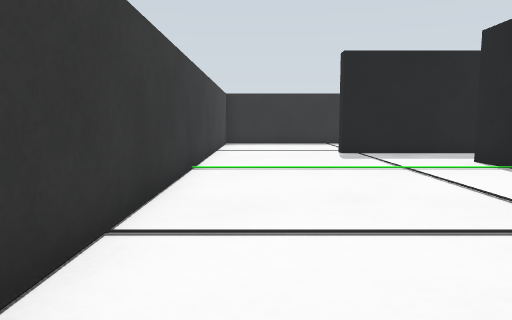
view 1 (above)

15 first-person views from a walk through a robot-simulator world made for Gazebo. The camera is 0.22 m above the floor, tilts 6° down and sees 70° across. The floor is counted in squares, 0.2 m on a side. Each view is taken from the middle of a square. On the plan, view 1 faces up. The plan holds only what a view shows up to about 14 squares ahead; the rest is blank. The place goes on beyond the plan.

view 2
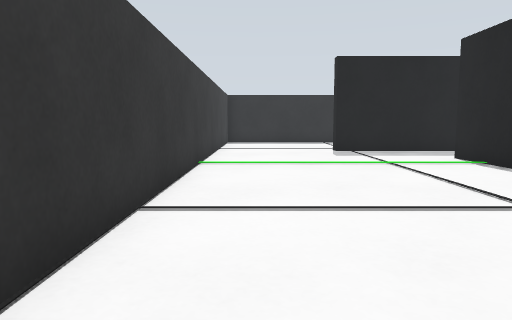

view 3
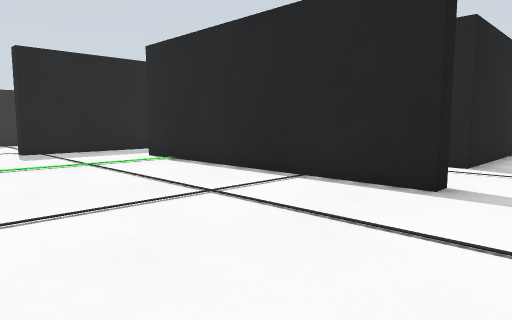

view 4
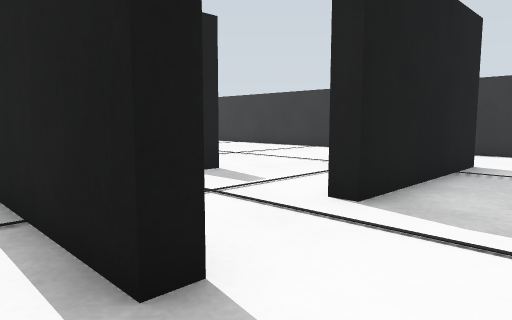

view 5
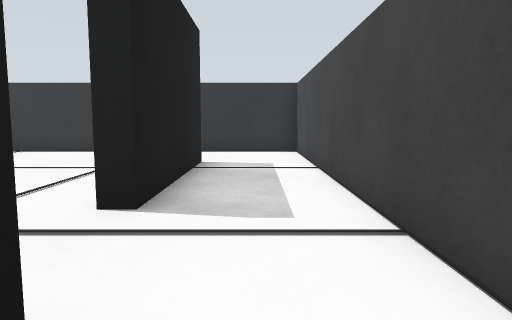

view 6
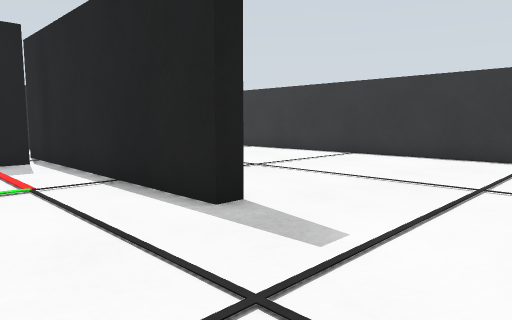

view 7
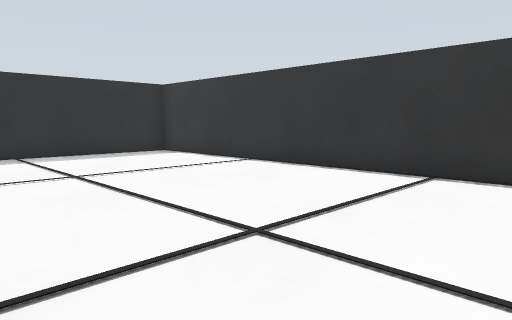

view 8
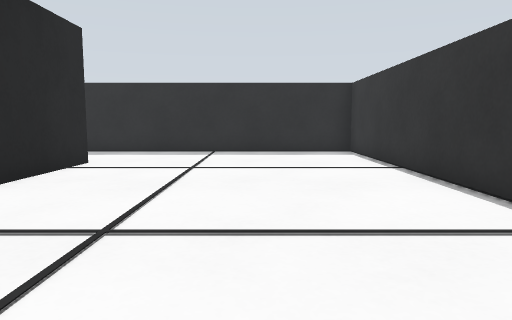

view 9
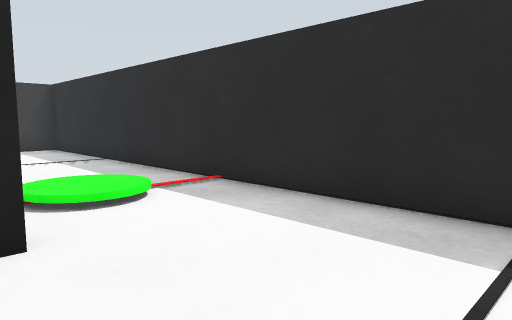

view 10
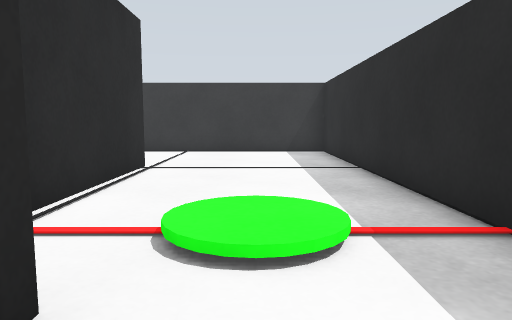

view 11
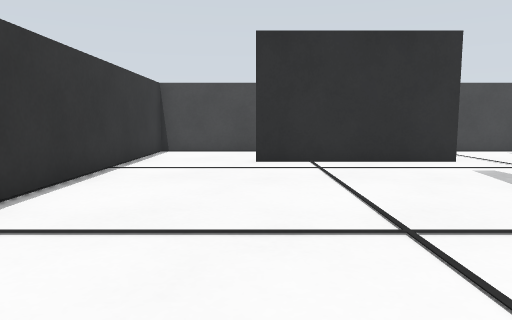

view 12
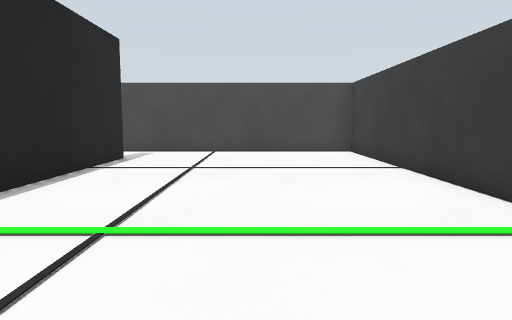

view 13
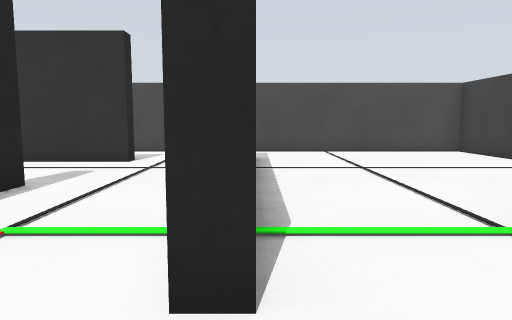

view 14
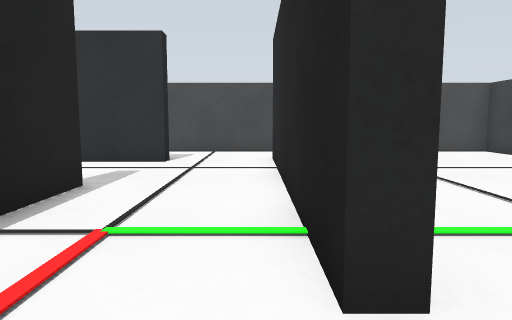

view 15
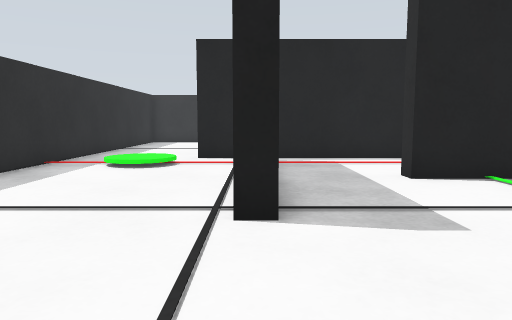

### Floor plan
Points are (right, up) in squares from view 1. A wall is a line through its corners. A room is listed if a view was taken in it or the views show most of it. See-through windows are left out.
Room 1 (views 1, 2, 3, 4, 5, 6, 7, 8, 9, 10, 11, 12, 13, 14, 15)
walls: (6.5, 10) (6.5, 1) (6, 1) (6, 10) (6.5, 10); (10.6, 5.7) (10, 5.7) (10, 14.8); (9.6, 12.7) (3, 12.7) (3, 13.3) (7.6, 13.3); (10.5, 14.9) (10.5, 11.4); (15.1, 1.5) (9.5, 1.5) (9.5, 2) (15, 2); (18.5, 18.5) (-1.5, 18.5) (-1.5, -1.5) (18.5, -1.5) (18.5, 18.5)

Positions as (right, up) in squares from view 1, and headings:
1: (0, 0), facing up
2: (0, -1), facing up
3: (0, -1), facing up-right
4: (5, -1), facing up-right
5: (5, 0), facing right
6: (7, 2), facing up-right
7: (11, 6), facing up-right
8: (15, 5), facing up
9: (14, 14), facing up-left
10: (12, 16), facing left
11: (15, 12), facing down
12: (2, 12), facing down
13: (6, 12), facing down
14: (7, 12), facing down
15: (-1, 13), facing right
